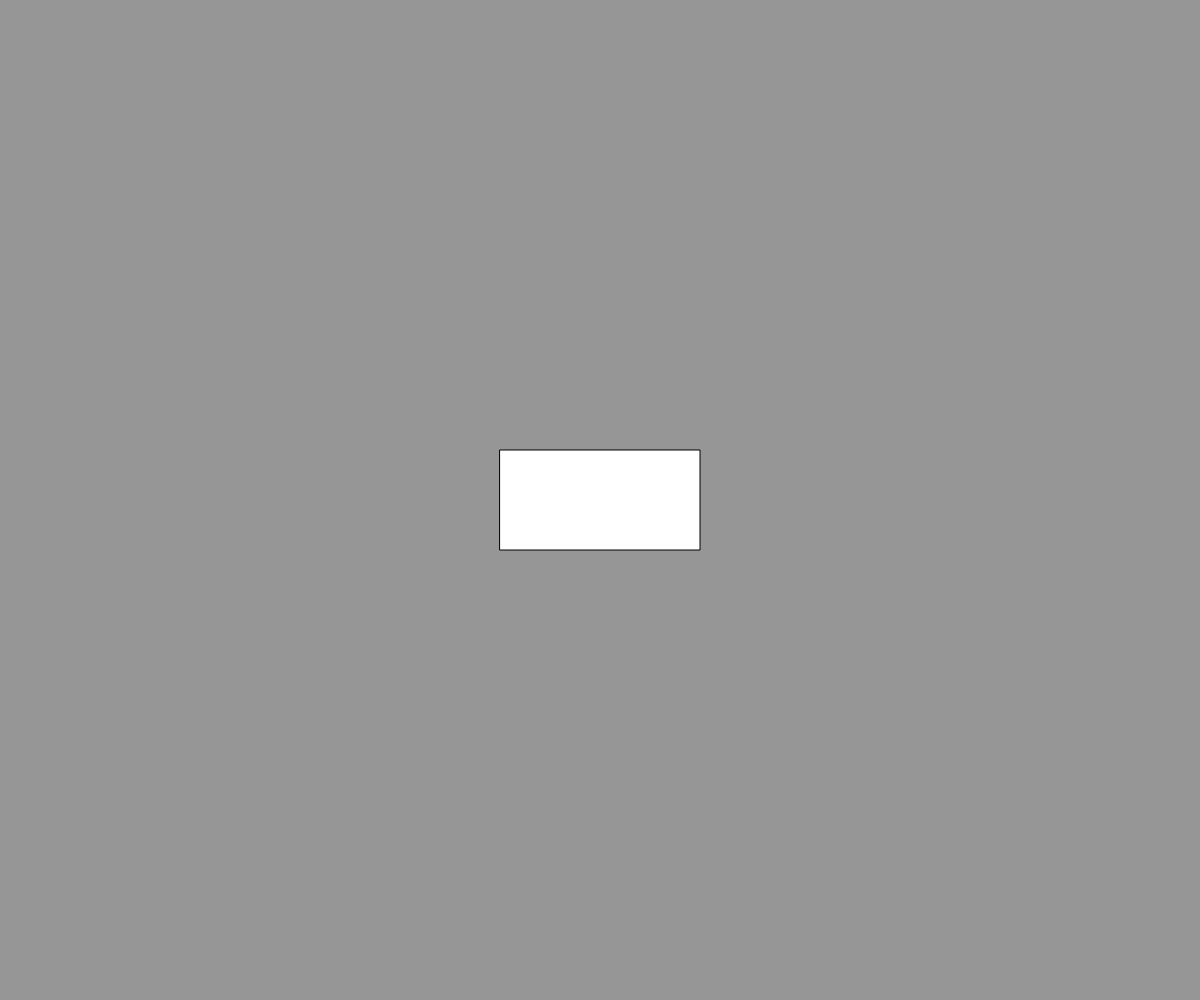
Frame 1 (no input)
Frame 60 (no input): identical to frame 1, image omitted
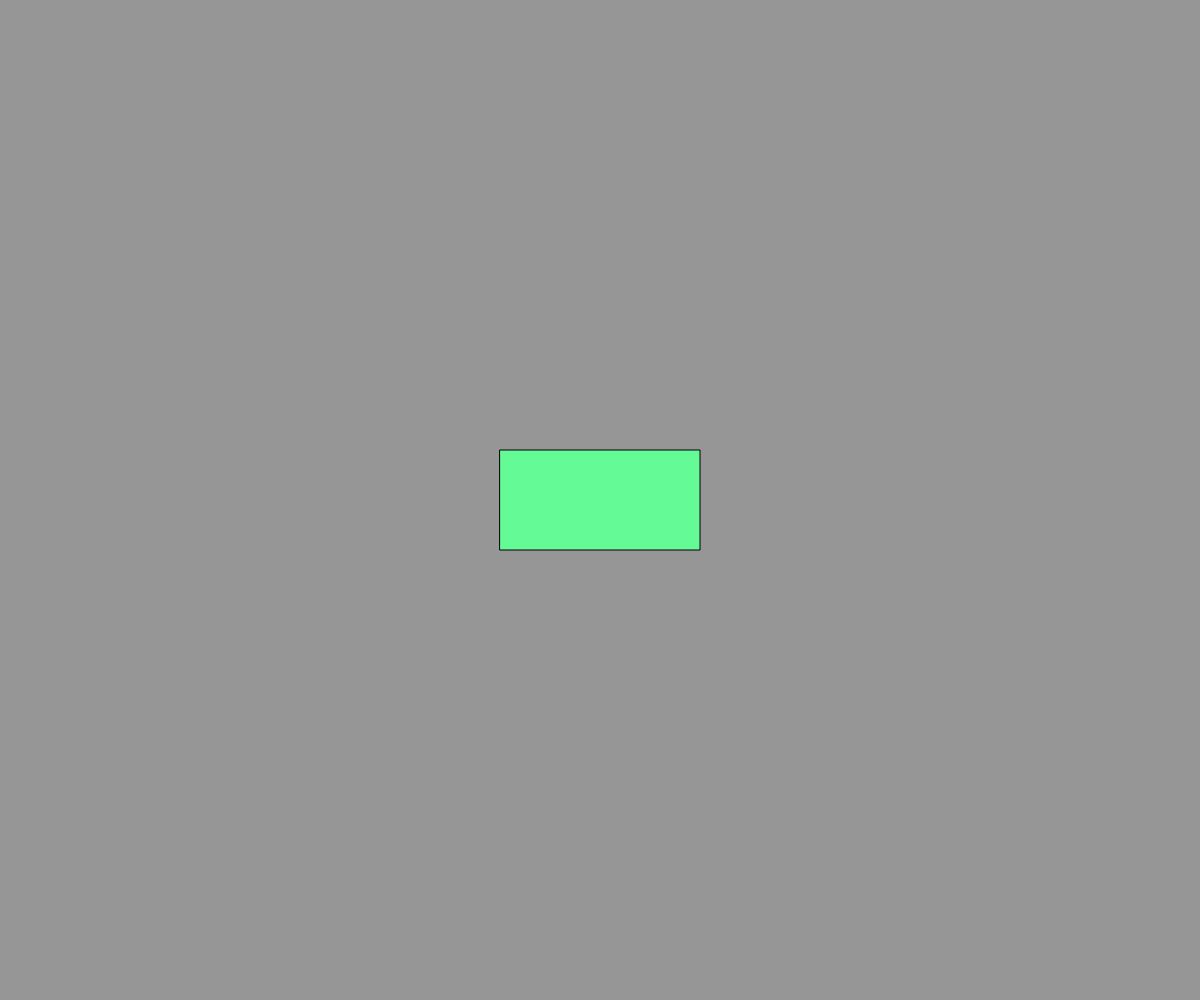
Frame 120 (the mouse pressed at the canvas centre since frame 60)

The p5.js sketch that drew these frames (run headless with seeded random() and noise() and a simulated clock; from frame 60 on, the mouse is pressed at the canvas centre):

// p5.js sketch
// ── sketch.js
// Repositioning Rectangles
// Mr. Scott
// March 6, 2024
// Creating some geometry that can be
// picked up and moved around.

//global variables
let x, y, rWidth, rHeight;
let rLeft, rRight, rTop, rBottom;
let pickedUp = false;

function setup() {
  createCanvas(windowWidth, windowHeight);
  rectMode(CENTER);
  x = width/2;  y = height/2;
  rWidth = 200; rHeight = 100;
}

function updateEdgePositions(){
  //update the top/right/bottom/left values
  rLeft = x - rWidth/2;  rRight = x + rWidth/2;
  rTop = y - rHeight/2;  rBottom = y + rHeight/2;
}

function inRectangle(){
  //returns true if the mouse is within the rectangle
  if(mouseX < rRight && mouseX > rLeft){
    //horiztonal match
    if(mouseY > rTop && mouseY <  rBottom){
      return true;
    }
  }

  return false;
}

function drawRectangle(){
  //render the rectange and calculate any movement
  updateEdgePositions();
  print("L:",rLeft,"\tT:",rTop, "\tR:", rRight, "\b",rBottom);

  if(inRectangle()){
    fill(100,250,150);
  }
  else{
    fill(255);
  }

  //check if the rectangle has been "picked up"
  if(pickedUp){
    x = mouseX;
    y = mouseY;
  }

  rect(x,y,rWidth,rHeight);
}

function mousePressed(){
  //triggers exactly once per click (on the mouse down)
  if(inRectangle()){
    pickedUp = true;
  }
}

function mouseReleased(){
  pickedUp = false;
}

function draw() {
  background(150);
  drawRectangle();
}
